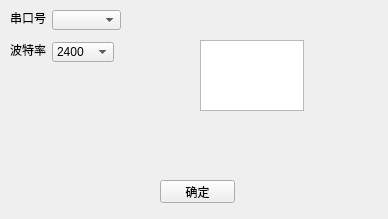
<?xml version="1.0" encoding="UTF-8"?>
<ui version="4.0">
 <class>Form</class>
 <widget class="QWidget" name="Form">
  <property name="geometry">
   <rect>
    <x>0</x>
    <y>0</y>
    <width>388</width>
    <height>219</height>
   </rect>
  </property>
  <property name="windowTitle">
   <string>Form</string>
  </property>
  <widget class="QPushButton" name="SET_UART">
   <property name="geometry">
    <rect>
     <x>160</x>
     <y>180</y>
     <width>75</width>
     <height>23</height>
    </rect>
   </property>
   <property name="text">
    <string>确定</string>
   </property>
  </widget>
  <widget class="QLabel" name="label">
   <property name="geometry">
    <rect>
     <x>10</x>
     <y>10</y>
     <width>36</width>
     <height>16</height>
    </rect>
   </property>
   <property name="text">
    <string>串口号</string>
   </property>
  </widget>
  <widget class="QComboBox" name="comBox">
   <property name="geometry">
    <rect>
     <x>52</x>
     <y>10</y>
     <width>69</width>
     <height>20</height>
    </rect>
   </property>
  </widget>
  <widget class="QComboBox" name="Buard">
   <property name="geometry">
    <rect>
     <x>52</x>
     <y>42</y>
     <width>62</width>
     <height>20</height>
    </rect>
   </property>
   <item>
    <property name="text">
     <string>2400</string>
    </property>
   </item>
   <item>
    <property name="text">
     <string>9600</string>
    </property>
   </item>
   <item>
    <property name="text">
     <string>38400</string>
    </property>
   </item>
   <item>
    <property name="text">
     <string>115400</string>
    </property>
   </item>
  </widget>
  <widget class="QLabel" name="label_2">
   <property name="geometry">
    <rect>
     <x>10</x>
     <y>42</y>
     <width>36</width>
     <height>16</height>
    </rect>
   </property>
   <property name="text">
    <string>波特率</string>
   </property>
  </widget>
  <widget class="QTextEdit" name="TEST">
   <property name="geometry">
    <rect>
     <x>200</x>
     <y>40</y>
     <width>104</width>
     <height>71</height>
    </rect>
   </property>
  </widget>
  <action name="action">
   <property name="text">
    <string>打开</string>
   </property>
  </action>
 </widget>
 <resources/>
 <connections/>
</ui>
